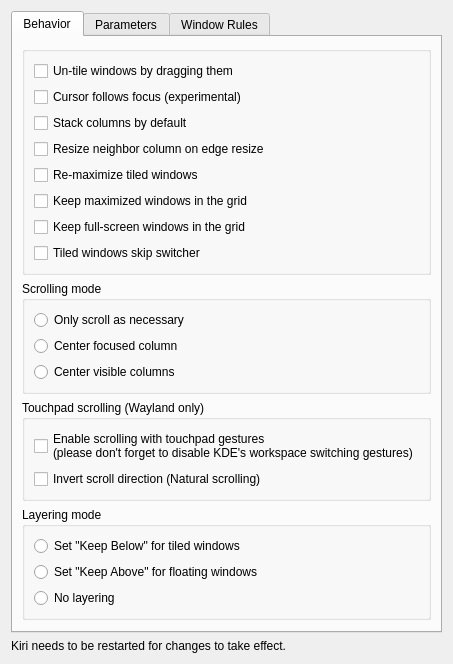
<?xml version="1.0" encoding="UTF-8"?>
<ui version="4.0">
    <class>KWin::KarouselConfigForm</class>
    <widget class="QWidget" name="KWin::KarouselConfigForm">
        <property name="windowTitle">
            <string>Kiri</string>
        </property>
        <property name="autoFillBackground">
            <bool>false</bool>
        </property>
        <layout class="QVBoxLayout" name="layout_main">
            <item>
                <widget class="QTabWidget" name="tabContainer">
                    <widget class="QWidget" name="tab_behavior">
                        <attribute name="title">
                            <string>Behavior</string>
                        </attribute>
                        <layout class="QVBoxLayout">
                            <item>
                                <widget class="QGroupBox">
                                    <property name="flat">
                                        <bool>true</bool>
                                    </property>
                                    <layout class="QVBoxLayout">
                                        <item>
                                            <widget class="QCheckBox" name="kcfg_untileOnDrag">
                                                <property name="text">
                                                    <string>Un-tile windows by dragging them</string>
                                                </property>
                                            </widget>
                                        </item>
                                        <item>
                                            <widget class="QCheckBox" name="kcfg_cursorFollowsFocus">
                                                <property name="text">
                                                    <string>Cursor follows focus (experimental)</string>
                                                </property>
                                                <property name="toolTip">
                                                    <string>When a window gains focus, move the cursor to it</string>
                                                </property>
                                            </widget>
                                        </item>
                                        <item>
                                            <widget class="QCheckBox" name="kcfg_stackColumnsByDefault">
                                                <property name="text">
                                                    <string>Stack columns by default</string>
                                                </property>
                                                <property name="toolTip">
                                                    <string>New columns start in stacked mode (only the active window visible)</string>
                                                </property>
                                            </widget>
                                        </item>
                                        <item>
                                            <widget class="QCheckBox" name="kcfg_resizeNeighborColumn">
                                                <property name="text">
                                                    <string>Resize neighbor column on edge resize</string>
                                                </property>
                                                <property name="toolTip">
                                                    <string>When resizing a column by dragging its edge, also inversely resize the column on the other side of the edge</string>
                                                </property>
                                            </widget>
                                        </item>
                                        <item>
                                            <widget class="QCheckBox" name="kcfg_reMaximize">
                                                <property name="text">
                                                    <string>Re-maximize tiled windows</string>
                                                </property>
                                                <property name="toolTip">
                                                    <string>Restore maximized and full-screen states of tiled windows on focus</string>
                                                </property>
                                            </widget>
                                        </item>
                                        <item>
                                            <widget class="QCheckBox" name="kcfg_tileMaximized">
                                                <property name="text">
                                                    <string>Keep maximized windows in the grid</string>
                                                </property>
                                                <property name="toolTip">
                                                    <string>Maximized windows stay in their column and fill the work area. They stay maximized when another window is focused</string>
                                                </property>
                                            </widget>
                                        </item>
                                        <item>
                                            <widget class="QCheckBox" name="kcfg_tileFullScreen">
                                                <property name="text">
                                                    <string>Keep full-screen windows in the grid</string>
                                                </property>
                                                <property name="toolTip">
                                                    <string>Full-screen windows stay in their column and fill the screen. They stay full-screen when another window is focused, and you can scroll past them</string>
                                                </property>
                                            </widget>
                                        </item>
                                        <item>
                                            <widget class="QCheckBox" name="kcfg_skipSwitcher">
                                                <property name="text">
                                                    <string>Tiled windows skip switcher</string>
                                                </property>
                                            </widget>
                                        </item>
                                    </layout>
                                </widget>
                            </item>

                            <item>
                                <widget class="QGroupBox">
                                    <property name="title">
                                        <string>Scrolling mode</string>
                                    </property>
                                    <layout class="QVBoxLayout">
                                        <item>
                                            <widget class="QRadioButton" name="kcfg_scrollingLazy">
                                                <property name="text">
                                                    <string>Only scroll as necessary</string>
                                                </property>
                                            </widget>
                                        </item>
                                        <item>
                                            <widget class="QRadioButton" name="kcfg_scrollingCentered">
                                                <property name="text">
                                                    <string>Center focused column</string>
                                                </property>
                                            </widget>
                                        </item>
                                        <item>
                                            <widget class="QRadioButton" name="kcfg_scrollingGrouped">
                                                <property name="text">
                                                    <string>Center visible columns</string>
                                                </property>
                                            </widget>
                                        </item>
                                    </layout>
                                </widget>
                            </item>

                            <item>
                                <widget class="QGroupBox">
                                    <property name="title">
                                        <string>Touchpad scrolling (Wayland only)</string>
                                    </property>
                                    <layout class="QVBoxLayout">
                                        <item>
                                            <widget class="QCheckBox" name="kcfg_gestureScroll">
                                                <property name="text">
                                                    <string>Enable scrolling with touchpad gestures
(please don't forget to disable KDE's workspace switching gestures)</string>
                                                </property>
                                                <property name="toolTip">
                                                    <string>Scroll with a three-finger horizontal swipe gesture</string>
                                                </property>
                                            </widget>
                                        </item>

                                        <item>
                                            <widget class="QCheckBox" name="kcfg_gestureScrollInvert">
                                                <property name="text">
                                                    <string>Invert scroll direction (Natural scrolling)</string>
                                                </property>
                                            </widget>
                                        </item>
                                    </layout>
                                </widget>
                            </item>

                            <item>
                                <widget class="QGroupBox">
                                    <property name="title">
                                        <string>Layering mode</string>
                                    </property>
                                    <layout class="QVBoxLayout">
                                        <item>
                                            <widget class="QRadioButton" name="kcfg_tiledKeepBelow">
                                                <property name="text">
                                                    <string>Set "Keep Below" for tiled windows</string>
                                                </property>
                                            </widget>
                                        </item>
                                        <item>
                                            <widget class="QRadioButton" name="kcfg_floatingKeepAbove">
                                                <property name="text">
                                                    <string>Set "Keep Above" for floating windows</string>
                                                </property>
                                            </widget>
                                        </item>
                                        <item>
                                            <widget class="QRadioButton" name="kcfg_noLayering">
                                                <property name="text">
                                                    <string>No layering</string>
                                                </property>
                                            </widget>
                                        </item>
                                    </layout>
                                </widget>
                            </item>

                            <item>
                                <spacer name="spacer_footer">
                                    <property name="orientation">
                                        <enum>Qt::Vertical</enum>
                                    </property>
                                    <property name="sizeHint" stdset="0">
                                        <size>
                                            <width>0</width>
                                            <height>0</height>
                                        </size>
                                    </property>
                                </spacer>
                            </item>
                        </layout>
                    </widget>

                    <widget class="QWidget" name="tab_parameters">
                        <attribute name="title">
                            <string>Parameters</string>
                        </attribute>
                        <layout class="QFormLayout">
                            <item row="0" column="0">
                                <widget class="QLabel" name="label_gapsOuterTop">
                                    <property name="text">
                                        <string>Top margin:</string>
                                    </property>
                                </widget>
                            </item>
                            <item row="0" column="1">
                                <widget class="QSpinBox" name="kcfg_gapsOuterTop">
                                    <property name="suffix">
                                        <string> px</string>
                                    </property>
                                    <property name="maximum">
                                        <number>999</number>
                                    </property>
                                    <property name="value">
                                        <number>0</number>
                                    </property>
                                </widget>
                            </item>

                            <item row="1" column="0">
                                <widget class="QLabel" name="label_gapsOuterBottom">
                                    <property name="text">
                                        <string>Bottom margin:</string>
                                    </property>
                                </widget>
                            </item>
                            <item row="1" column="1">
                                <widget class="QSpinBox" name="kcfg_gapsOuterBottom">
                                    <property name="suffix">
                                        <string> px</string>
                                    </property>
                                    <property name="maximum">
                                        <number>999</number>
                                    </property>
                                    <property name="value">
                                        <number>0</number>
                                    </property>
                                </widget>
                            </item>

                            <item row="2" column="0">
                                <widget class="QLabel" name="label_gapsOuterLeft">
                                    <property name="text">
                                        <string>Left margin:</string>
                                    </property>
                                </widget>
                            </item>
                            <item row="2" column="1">
                                <widget class="QSpinBox" name="kcfg_gapsOuterLeft">
                                    <property name="suffix">
                                        <string> px</string>
                                    </property>
                                    <property name="maximum">
                                        <number>999</number>
                                    </property>
                                    <property name="value">
                                        <number>0</number>
                                    </property>
                                </widget>
                            </item>

                            <item row="3" column="0">
                                <widget class="QLabel" name="label_gapsOuterRight">
                                    <property name="text">
                                        <string>Right margin:</string>
                                    </property>
                                </widget>
                            </item>
                            <item row="3" column="1">
                                <widget class="QSpinBox" name="kcfg_gapsOuterRight">
                                    <property name="suffix">
                                        <string> px</string>
                                    </property>
                                    <property name="maximum">
                                        <number>999</number>
                                    </property>
                                    <property name="value">
                                        <number>0</number>
                                    </property>
                                </widget>
                            </item>

                            <item row="4" column="0">
                                <widget class="QLabel" name="label_gapsInnerHorizontal">
                                    <property name="text">
                                        <string>Horizontal gaps between windows:</string>
                                    </property>
                                </widget>
                            </item>
                            <item row="4" column="1">
                                <widget class="QSpinBox" name="kcfg_gapsInnerHorizontal">
                                    <property name="suffix">
                                        <string> px</string>
                                    </property>
                                    <property name="maximum">
                                        <number>999</number>
                                    </property>
                                    <property name="value">
                                        <number>0</number>
                                    </property>
                                </widget>
                            </item>

                            <item row="5" column="0">
                                <widget class="QLabel" name="label_gapsInnerVertical">
                                    <property name="text">
                                        <string>Vertical gaps between windows:</string>
                                    </property>
                                </widget>
                            </item>
                            <item row="5" column="1">
                                <widget class="QSpinBox" name="kcfg_gapsInnerVertical">
                                    <property name="suffix">
                                        <string> px</string>
                                    </property>
                                    <property name="maximum">
                                        <number>999</number>
                                    </property>
                                    <property name="value">
                                        <number>0</number>
                                    </property>
                                </widget>
                            </item>

                            <item row="6" column="0">
                                <widget class="QLabel" name="label_stackOffsetX">
                                    <property name="text">
                                        <string>Horizontal offset for stacked columns:</string>
                                    </property>
                                </widget>
                            </item>
                            <item row="6" column="1">
                                <widget class="QSpinBox" name="kcfg_stackOffsetX">
                                    <property name="suffix">
                                        <string> px</string>
                                    </property>
                                    <property name="maximum">
                                        <number>999</number>
                                    </property>
                                    <property name="value">
                                        <number>0</number>
                                    </property>
                                </widget>
                            </item>

                            <item row="7" column="0">
                                <widget class="QLabel" name="label_stackOffsetY">
                                    <property name="text">
                                        <string>Vertical offset for stacked columns:</string>
                                    </property>
                                </widget>
                            </item>
                            <item row="7" column="1">
                                <widget class="QSpinBox" name="kcfg_stackOffsetY">
                                    <property name="suffix">
                                        <string> px</string>
                                    </property>
                                    <property name="maximum">
                                        <number>999</number>
                                    </property>
                                    <property name="value">
                                        <number>0</number>
                                    </property>
                                </widget>
                            </item>

                            <item row="8" column="0">
                                <widget class="QLabel" name="label_manualScrollStep">
                                    <property name="text">
                                        <string>Manual scroll step size:</string>
                                    </property>
                                </widget>
                            </item>
                            <item row="8" column="1">
                                <widget class="QSpinBox" name="kcfg_manualScrollStep">
                                    <property name="suffix">
                                        <string> px</string>
                                    </property>
                                    <property name="maximum">
                                        <number>999</number>
                                    </property>
                                    <property name="value">
                                        <number>0</number>
                                    </property>
                                </widget>
                            </item>

                            <item row="9" column="0">
                                <widget class="QLabel" name="label_gestureScrollStep">
                                    <property name="text">
                                        <string>Touchpad gesture scrolling speed:</string>
                                    </property>
                                    <property name="toolTip">
                                        <string>The amount to scroll per edge-to-edge gesture</string>
                                    </property>
                                </widget>
                            </item>
                            <item row="9" column="1">
                                <widget class="QSpinBox" name="kcfg_gestureScrollStep">
                                    <property name="suffix">
                                        <string> px</string>
                                    </property>
                                    <property name="maximum">
                                        <number>10000</number>
                                    </property>
                                    <property name="minimum">
                                        <number>100</number>
                                    </property>
                                    <property name="singleStep">
                                        <number>100</number>
                                    </property>
                                    <property name="value">
                                        <number>1920</number>
                                    </property>
                                </widget>
                            </item>

                            <item row="10" column="0">
                                <widget class="QLabel" name="label_presetWidths">
                                    <property name="text">
                                        <string>Preset widths:</string>
                                    </property>
                                    <property name="toolTip">
                                        <string>Widths used for cycling through widths</string>
                                    </property>
                                </widget>
                            </item>
                            <item row="10" column="1">
                                <widget class="QLineEdit" name="kcfg_presetWidths">
                                    <property name="toolTip">
                                        <string>Comma-separated list of widths. Supported units: "px" and "%".</string>
                                    </property>
                                </widget>
                            </item>

                            <item row="11" column="0">
                                <widget class="QLabel" name="label_verticalResizeStep">
                                    <property name="text">
                                        <string>Vertical resize step size:</string>
                                    </property>
                                    <property name="toolTip">
                                        <string>Step size when increasing/decreasing window height</string>
                                    </property>
                                </widget>
                            </item>
                            <item row="11" column="1">
                                <widget class="QSpinBox" name="kcfg_verticalResizeStep">
                                    <property name="suffix">
                                        <string> px</string>
                                    </property>
                                    <property name="maximum">
                                        <number>999</number>
                                    </property>
                                    <property name="minimum">
                                        <number>1</number>
                                    </property>
                                    <property name="value">
                                        <number>1</number>
                                    </property>
                                </widget>
                            </item>

                            <item row="12" column="0">
                                <widget class="QLabel" name="label_offScreenOpacity">
                                    <property name="text">
                                        <string>Obscured window opacity:</string>
                                    </property>
                                </widget>
                            </item>
                            <item row="12" column="1">
                                <widget class="QSpinBox" name="kcfg_offScreenOpacity">
                                    <property name="suffix">
                                        <string> %</string>
                                    </property>
                                    <property name="maximum">
                                        <number>100</number>
                                    </property>
                                    <property name="value">
                                        <number>0</number>
                                    </property>
                                </widget>
                            </item>

                        </layout>
                    </widget>

                    <widget class="QWidget" name="tab_windowRules">
                        <attribute name="title">
                            <string>Window Rules</string>
                        </attribute>
                        <layout class="QVBoxLayout">
                            <item>
                                <layout class="QHBoxLayout">
                                    <item>
                                        <widget class="QLabel" name="label_desktops">
                                            <property name="text">
                                                <string>Tiled desktops:</string>
                                            </property>
                                            <property name="wordWrap">
                                                <bool>true</bool>
                                            </property>
                                        </widget>
                                    </item>
                                    <item>
                                        <widget class="QLineEdit" name="kcfg_tiledDesktops">
                                            <property name="toolTip">
                                                <string>Regex string to match desktops by desktop name"</string>
                                            </property>
                                        </widget>
                                    </item>
                                </layout>
                            </item>
                            <item>
                                <widget class="QPlainTextEdit" name="kcfg_windowRules">
                                    <property name="tabChangesFocus">
                                        <bool>true</bool>
                                    </property>
                                    <property name="lineWrapMode">
                                        <enum>QPlainTextEdit::NoWrap</enum>
                                    </property>
                                    <property name="font">
                                        <font><family>Monospace</family></font>
                                    </property>
                                </widget>
                            </item>
                        </layout>
                    </widget>
                </widget>
            </item>
         <item>
            <widget class="QLabel" name="label">
                <property name="text">
                    <string>Kiri needs to be restarted for changes to take effect.</string>
                </property>
            </widget>
        </item>
        </layout>
    </widget>
    <resources/>
    <connections/>
</ui>
